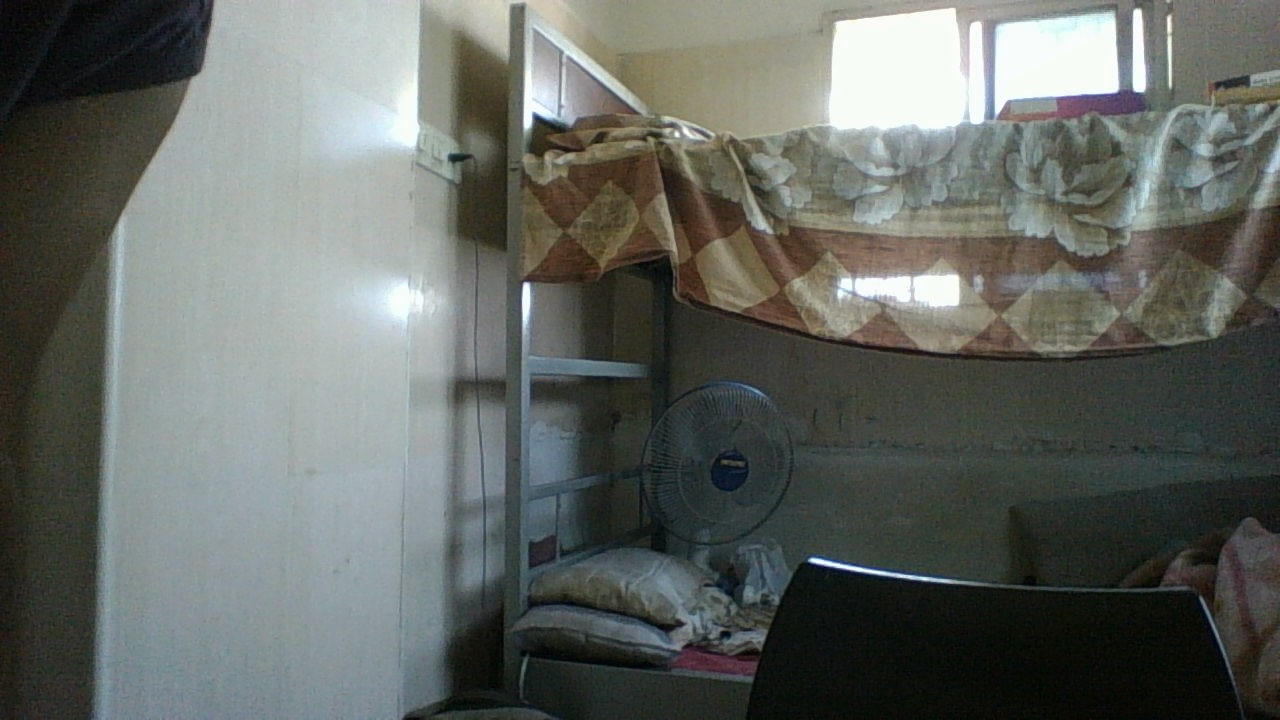
#> input picture OneDrive/Desktop/My Projects/Python/Stiching/original_image_left.jpg, 1280 x 720 px
$ python sticher.py
#> lines starting #> are read from the running program, lines starting #| are printed output that depends on the picture
import cv2
import numpy as np

img_ = cv2.imread('original_image_left.jpg')
#> img_ is the input picture: shape (720, 1280, 3); mean B, G, R 99.1, 103.9, 99.5
#img_ = cv2.resize(img_, (0,0), fx=1, fy=1)
img1 = cv2.cvtColor(img_,cv2.COLOR_BGR2GRAY)
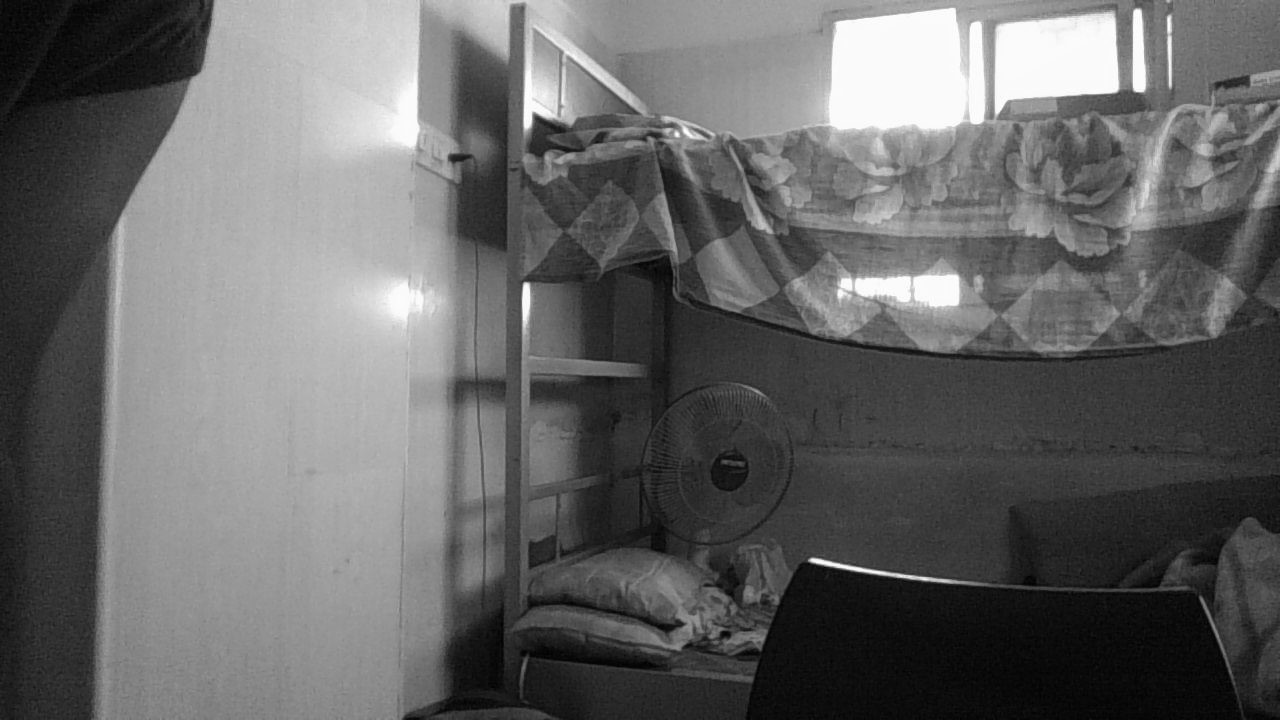
#> img1: shape (720, 1280); min 0, max 255, mean 102

img = cv2.imread('original_image_right.jpg')
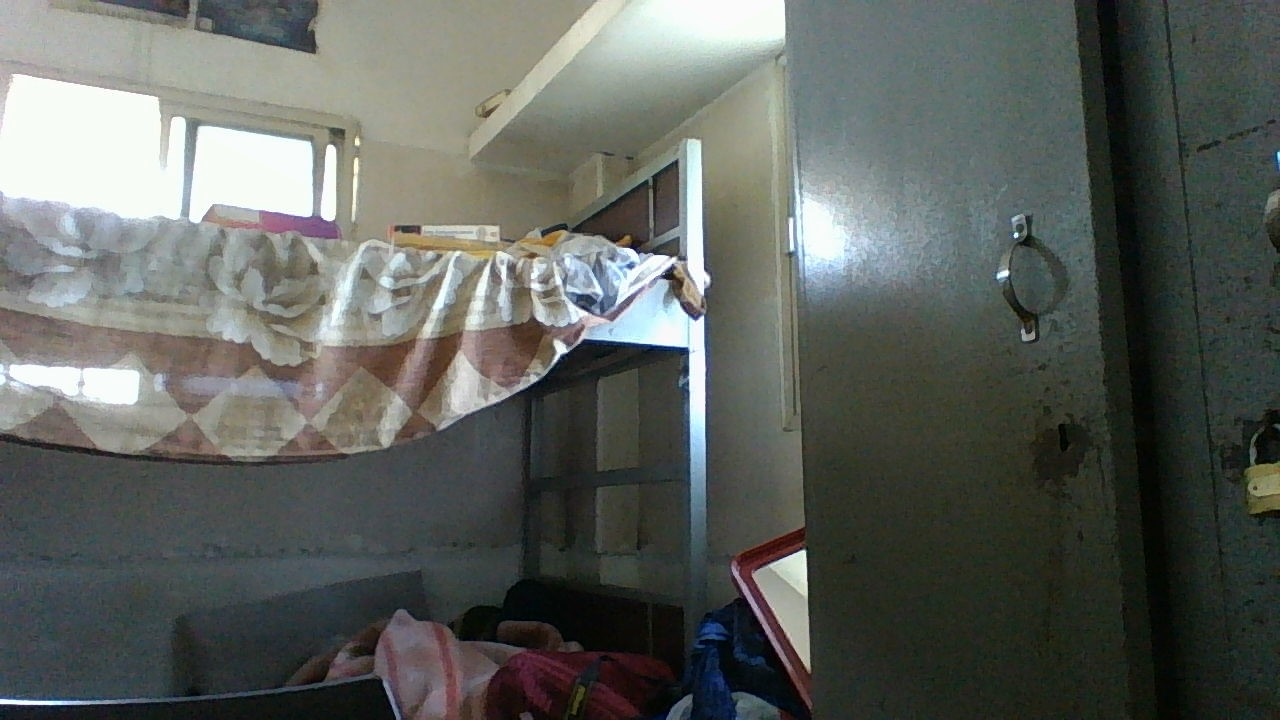
#> input picture OneDrive/Desktop/My Projects/Python/Stiching/original_image_right.jpg, 1280 x 720 px
#> img is the input picture: shape (720, 1280, 3); mean B, G, R 92.7, 97.5, 93.4
#img = cv2.resize(img, (0,0), fx=1, fy=1)
img2 = cv2.cvtColor(img,cv2.COLOR_BGR2GRAY)
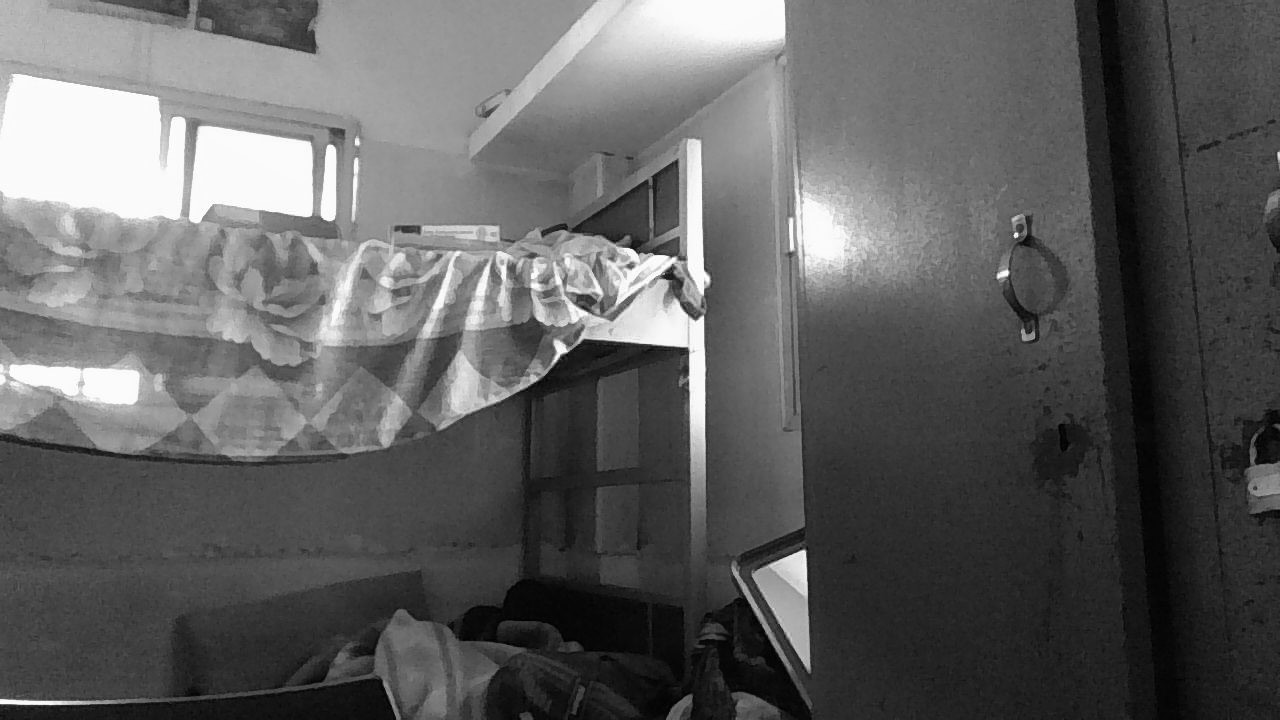
#> img2: shape (720, 1280); min 0, max 255, mean 95.7

sift = cv2.xfeatures2d.SIFT_create()
# find the key points and descriptors with SIFT
kp1, des1 = sift.detectAndCompute(img1,None)
#> kp1 = 1575 keypoints; strongest (x, y, size): (814, 560, 4.9), (526, 287, 6.1), (527, 123, 7.5), (1139, 84, 10.8)
kp2, des2 = sift.detectAndCompute(img2,None)
#> kp2 = 2123 keypoints; strongest (x, y, size): (1016, 235, 3.4), (561, 349, 9), (794, 567, 20.6), (1003, 274, 6.6)
cv2.imshow('original_image_left_keypoints',cv2.drawKeypoints(img_,kp1,None))
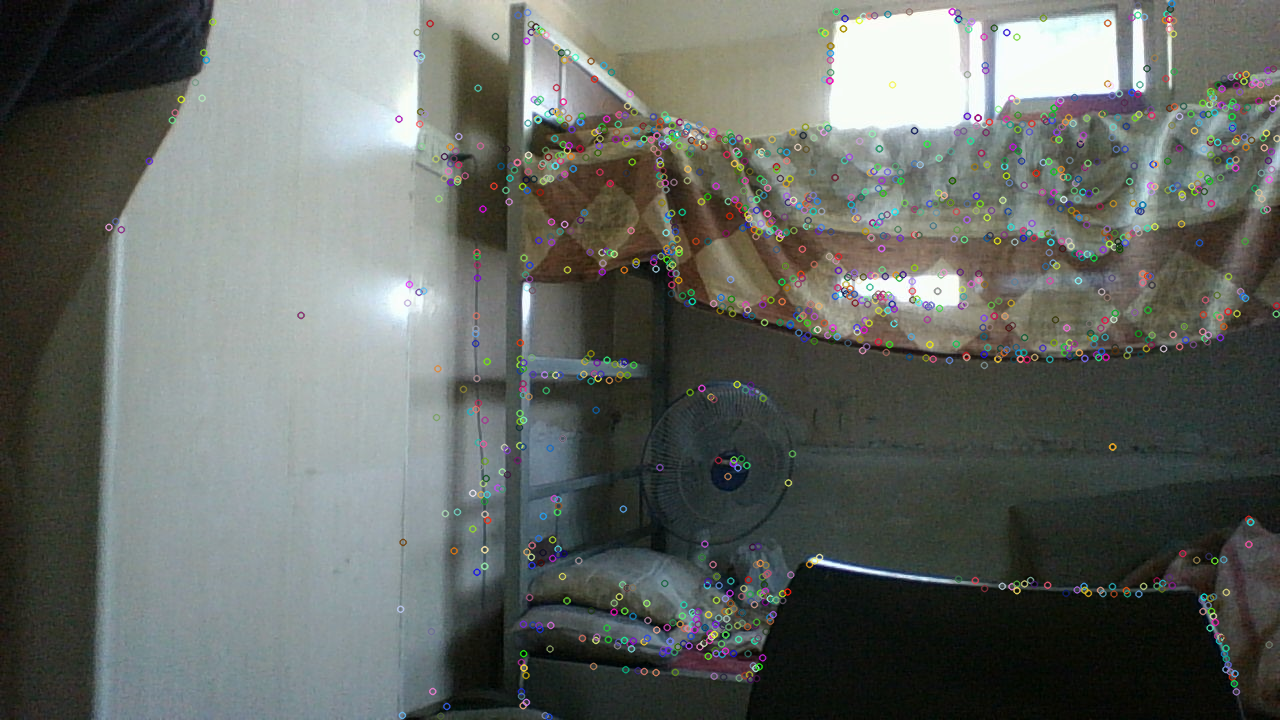
#> window 'original_image_left_keypoints': shape (720, 1280, 3); mean B, G, R 99.9, 104.6, 100.3


# [4 lines of commented-out code are left out]
match = cv2.BFMatcher()
matches = match.knnMatch(des1,des2,k=2)
#> matches = 1575 matches


good = []
for m,n in matches:
    if m.distance < 0.03*n.distance:
        good.append(m)
#> after the loop, good = []


draw_params = dict(matchColor = (0,255,0), # draw matches in green color
                   singlePointColor = None,
                   flags = 2)

img3 = cv2.drawMatches(img_,kp1,img,kp2,good,None,**draw_params)
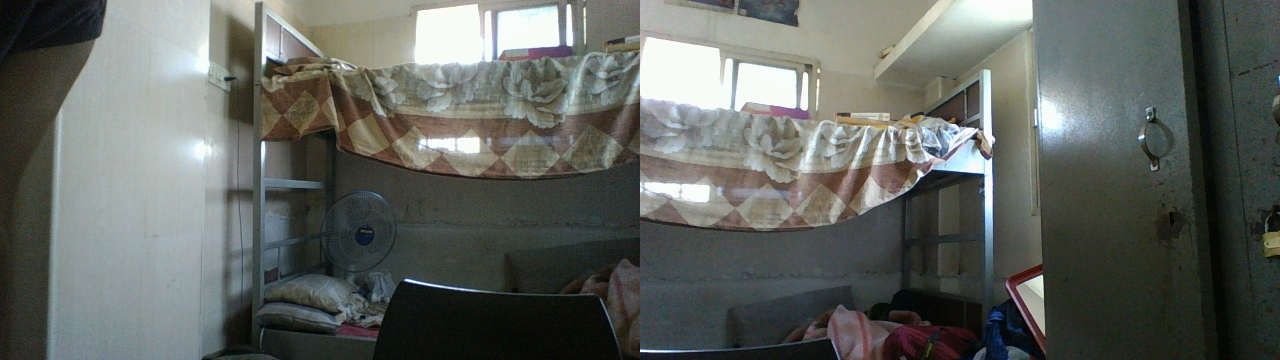
#> img3: shape (720, 2560, 3) (shown at 1/2 size); mean B, G, R 95.9, 100.7, 96.5
cv2.imshow("original_image_drawMatches.jpg", img3)
